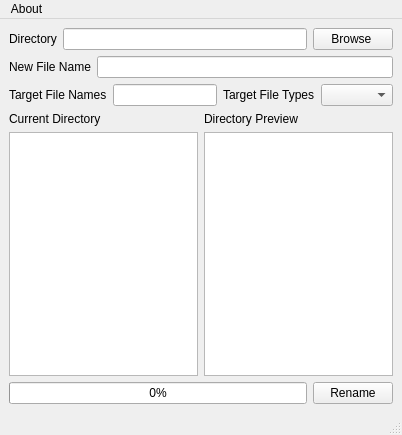
<?xml version="1.0" encoding="UTF-8"?>
<ui version="4.0">
 <class>MainWindow</class>
 <widget class="QMainWindow" name="MainWindow">
  <property name="enabled">
   <bool>true</bool>
  </property>
  <property name="geometry">
   <rect>
    <x>0</x>
    <y>0</y>
    <width>402</width>
    <height>435</height>
   </rect>
  </property>
  <property name="windowTitle">
   <string>MainWindow</string>
  </property>
  <widget class="QWidget" name="centralwidget">
   <layout class="QVBoxLayout" name="verticalLayout">
    <item>
     <layout class="QHBoxLayout" name="horizontalLayout">
      <item>
       <widget class="QLabel" name="DirectoryLabel">
        <property name="text">
         <string>Directory</string>
        </property>
       </widget>
      </item>
      <item>
       <widget class="QLineEdit" name="TargetDirectoryEdit">
        <property name="enabled">
         <bool>true</bool>
        </property>
        <property name="readOnly">
         <bool>true</bool>
        </property>
       </widget>
      </item>
      <item>
       <widget class="QPushButton" name="BrowseButton">
        <property name="text">
         <string>Browse </string>
        </property>
       </widget>
      </item>
     </layout>
    </item>
    <item>
     <layout class="QHBoxLayout" name="horizontalLayout_5">
      <item>
       <widget class="QLabel" name="FileNameLabel">
        <property name="text">
         <string>New File Name</string>
        </property>
       </widget>
      </item>
      <item>
       <widget class="QLineEdit" name="NewFileNameEdit"/>
      </item>
     </layout>
    </item>
    <item>
     <layout class="QHBoxLayout" name="horizontalLayout_6">
      <item>
       <widget class="QLabel" name="TargetFileNameLabel">
        <property name="text">
         <string>Target File Names</string>
        </property>
       </widget>
      </item>
      <item>
       <widget class="QLineEdit" name="TargetFileNameEdit"/>
      </item>
      <item>
       <widget class="QLabel" name="TargetFileTypesLabel">
        <property name="text">
         <string>Target File Types</string>
        </property>
       </widget>
      </item>
      <item>
       <widget class="QComboBox" name="FileTypesEdit"/>
      </item>
     </layout>
    </item>
    <item>
     <layout class="QHBoxLayout" name="horizontalLayout_2">
      <item>
       <layout class="QVBoxLayout" name="verticalLayout_2">
        <item>
         <widget class="QLabel" name="CurrentDirectoryLabel">
          <property name="text">
           <string>Current Directory</string>
          </property>
         </widget>
        </item>
        <item>
         <widget class="QListWidget" name="CurrentDirectoryWidget"/>
        </item>
       </layout>
      </item>
      <item>
       <layout class="QVBoxLayout" name="verticalLayout_3">
        <item>
         <widget class="QLabel" name="DirectoryPreviewLabel">
          <property name="text">
           <string>Directory Preview</string>
          </property>
         </widget>
        </item>
        <item>
         <widget class="QListWidget" name="DirectoryPreviewWidget"/>
        </item>
       </layout>
      </item>
     </layout>
    </item>
    <item>
     <layout class="QHBoxLayout" name="horizontalLayout_3">
      <item>
       <widget class="QProgressBar" name="progressBar">
        <property name="enabled">
         <bool>true</bool>
        </property>
        <property name="value">
         <number>0</number>
        </property>
        <property name="textVisible">
         <bool>true</bool>
        </property>
        <property name="orientation">
         <enum>Qt::Horizontal</enum>
        </property>
        <property name="invertedAppearance">
         <bool>false</bool>
        </property>
        <property name="textDirection">
         <enum>QProgressBar::TopToBottom</enum>
        </property>
       </widget>
      </item>
      <item>
       <widget class="QPushButton" name="StartRename">
        <property name="text">
         <string>Rename</string>
        </property>
       </widget>
      </item>
     </layout>
    </item>
   </layout>
  </widget>
  <widget class="QMenuBar" name="menubar">
   <property name="geometry">
    <rect>
     <x>0</x>
     <y>0</y>
     <width>402</width>
     <height>22</height>
    </rect>
   </property>
   <widget class="QMenu" name="menuAbout">
    <property name="title">
     <string>About</string>
    </property>
   </widget>
   <addaction name="menuAbout"/>
  </widget>
  <widget class="QStatusBar" name="statusbar"/>
 </widget>
 <resources/>
 <connections/>
</ui>
